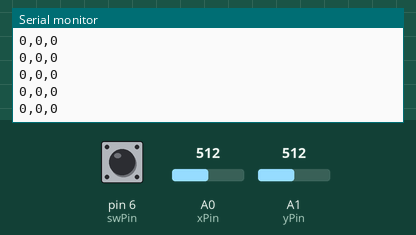
Recording of a sketch running on a simulated Arduino Uno, built with avr-gcc and run on an emulated ATmega328P. Shown: the last lines printed to the serial monitor. The test bench sets the inputs (shaded band); at power-on: A1 (yPin) = 512, A0 (xPin) = 512, pin 6 (swPin) HIGH.

Above: at 4.2 s.
4.3 s: A1 (yPin) set to 545
At 5.2 s:
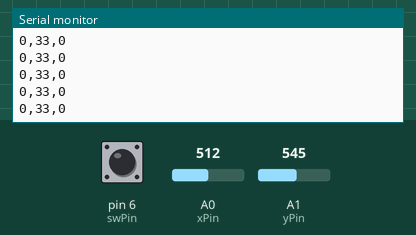
10.3 s: A0 (xPin) set to 403
At 11.3 s:
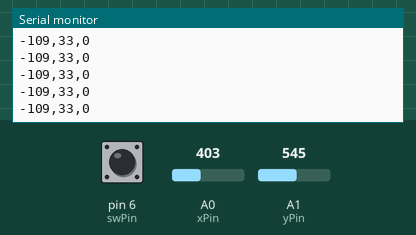
11.8 s: A0 (xPin) set to 427
At 12.4 s:
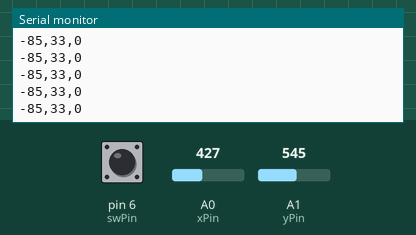
13.3 s: A1 (yPin) set to 483
At 14.3 s:
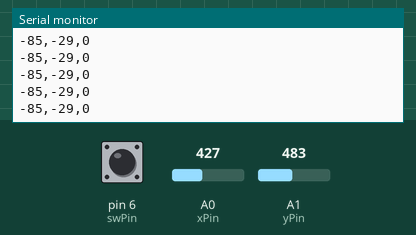
14.8 s: A1 (yPin) set to 508
At 15.6 s:
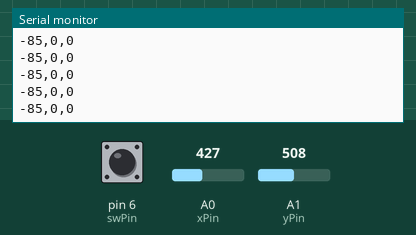
Timing chart, 0 to 17.3 s (numbered marks = the images above; inputs shaded):
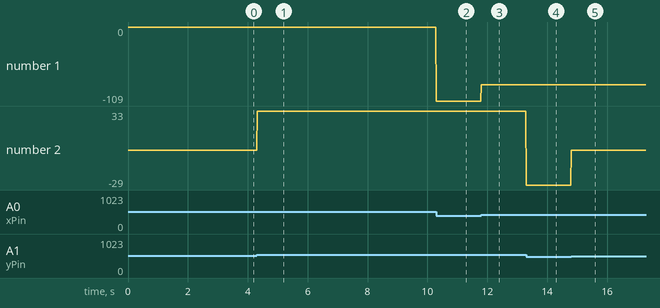

The sketch:

joystickPipe.ino
```cpp
/*
This program reads the joystick X and Y position
and the value of the joystick switch(SW)
and then "pipes" them to serial.

An associated python script can be used to plot
the data instead of viewing it in Serial monitor.
However, there is a considerable delay in the script.
*/


const int xPin = A0;
const int yPin = A1;
// A pin declared A# is an ananlog pin
// A pin declared # is a digital pin
// so swPin is digital 6
const int swPin = 6;

#define deadzone 20
#define JOY_STICK_OFFSET 512 // this is to set the center position

void setup() {
  Serial.begin(9600);
  pinMode(swPin, INPUT_PULLUP); // there are several options for pinmode; read the docs for full details https://docs.arduino.cc/learn/microcontrollers/digital-pins
}

void loop() {
  int xPos = analogRead(xPin) - JOY_STICK_OFFSET;
  int yPos = analogRead(yPin) - JOY_STICK_OFFSET;

  if (abs(xPos) <= deadzone) xPos = 0;
  if (abs(yPos) <= deadzone) yPos = 0;


  int swState = digitalRead(swPin) == LOW ? 1 : 0; // this inverts the value of swState; there are many other ways to achieve the same result


  // Sending joystick data in the format: x,y,buttonState to serial
  Serial.print(xPos);
  Serial.print(",");
  Serial.print(yPos);
  Serial.print(",");
  Serial.println(swState);

  delay(20);
}
```

Measured:
- after the input at 4.3 s, the serial monitor: prints a new line at once (image 1)
- after the input at 10.3 s, the serial monitor: prints a new line at once (image 2)
- after the input at 11.8 s, the serial monitor: prints a new line at once (image 3)
- after the input at 13.3 s, the serial monitor: prints a new line at once (image 4)
- after the input at 14.8 s, the serial monitor: prints a new line at once (image 5)
- plotted number 1: 0 → -109 after the input at 10.3 s, -109 → -85 after the input at 11.8 s
- plotted number 2: 0 → 33 after the input at 4.3 s, 33 → -29 after the input at 13.3 s
